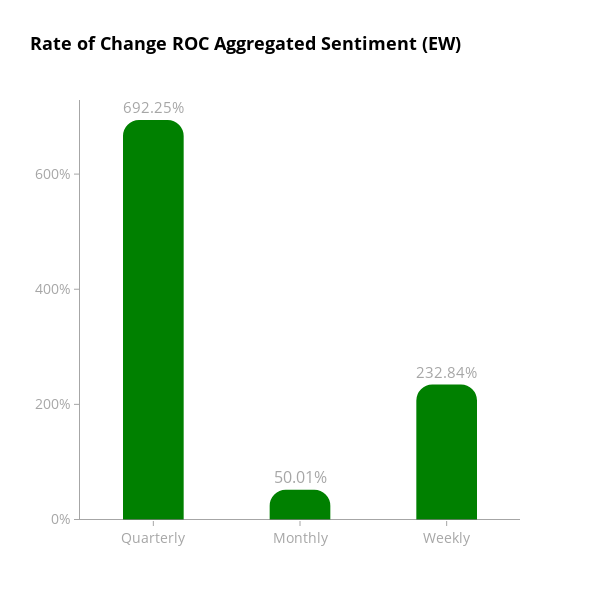
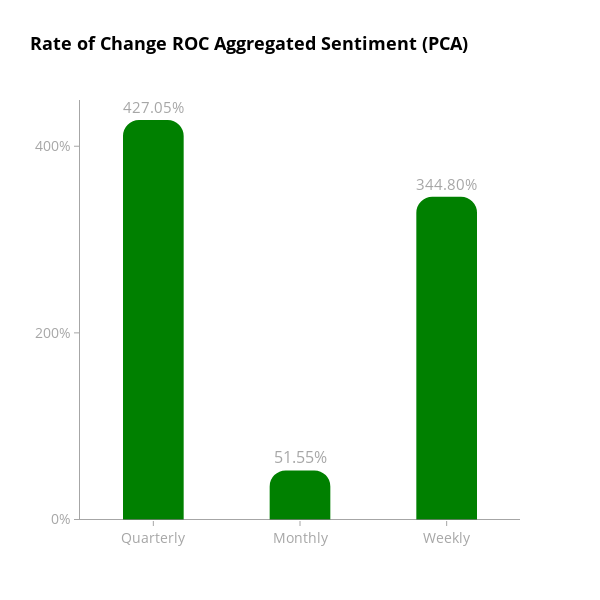

The notebook cell these images were saved under, in order:
### Code cell
# Call the function for aggregate indicator columns and save charts
create_bar_chart(merged_df, 'aggregate_indicator_equalweight', "ROC Aggregated Sentiment (EW)")
create_bar_chart(merged_df, 'aggregate_indicator_PCA', "ROC Aggregated Sentiment (PCA)")

### Figure 1 — Plotly figure (JSON) as saved in the notebook; plotly's stock layout.template omitted (floating-point values rounded to 4 significant figures)
{"data": [{"marker": {"color": ["green", "green", "green"], "cornerradius": 15, "line": {"color": ["green", "green", "green"], "width": 2}}, "text": ["692.25%", "50.01%", "232.84%"], "textfont": {"color": "rgba(128, 128, 128, 0.7)", "size": 16}, "textposition": "outside", "width": 0.4, "x": ["Quarterly", "Monthly", "Weekly"], "y": [692.2, 50.01, 232.8], "type": "bar"}], "layout": {"title": {"font": {"color": "black", "size": 18, "weight": "bold"}, "text": "Rate of Change ROC Aggregated Sentiment (EW)"}, "yaxis": {"title": {}, "ticksuffix": "%", "tickfont": {"color": "rgba(128, 128, 128, 0.7)", "size": 14}, "showgrid": false, "zeroline": false, "linecolor": "rgba(128, 128, 128, 0.7)", "showline": true, "ticks": "outside", "tickcolor": "rgba(128, 128, 128, 0.7)", "dtick": 200}, "font": {"color": "black", "size": 14}, "xaxis": {"title": {}, "tickfont": {"color": "rgba(128, 128, 128, 0.7)", "size": 14}, "showgrid": false, "zeroline": false, "showline": false, "ticks": "outside", "tickcolor": "rgba(128, 128, 128, 0.7)"}, "plot_bgcolor": "white", "paper_bgcolor": "white", "width": 600, "height": 600, "hovermode": "x unified", "bargap": 0.1, "shapes": [{"line": {"color": "rgba(128, 128, 128, 0.7)", "dash": "solid", "width": 1}, "type": "line", "x0": 0, "x1": 1, "xref": "x domain", "y0": 0, "y1": 0, "yref": "y"}]}}

### Figure 2 — Plotly figure (JSON) as saved in the notebook; plotly's stock layout.template omitted (floating-point values rounded to 4 significant figures)
{"data": [{"marker": {"color": ["green", "green", "green"], "cornerradius": 15, "line": {"color": ["green", "green", "green"], "width": 2}}, "text": ["427.05%", "51.55%", "344.80%"], "textfont": {"color": "rgba(128, 128, 128, 0.7)", "size": 16}, "textposition": "outside", "width": 0.4, "x": ["Quarterly", "Monthly", "Weekly"], "y": [427.1, 51.55, 344.8], "type": "bar"}], "layout": {"title": {"font": {"color": "black", "size": 18, "weight": "bold"}, "text": "Rate of Change ROC Aggregated Sentiment (PCA)"}, "yaxis": {"title": {}, "ticksuffix": "%", "tickfont": {"color": "rgba(128, 128, 128, 0.7)", "size": 14}, "showgrid": false, "zeroline": false, "linecolor": "rgba(128, 128, 128, 0.7)", "showline": true, "ticks": "outside", "tickcolor": "rgba(128, 128, 128, 0.7)", "dtick": 200}, "font": {"color": "black", "size": 14}, "xaxis": {"title": {}, "tickfont": {"color": "rgba(128, 128, 128, 0.7)", "size": 14}, "showgrid": false, "zeroline": false, "showline": false, "ticks": "outside", "tickcolor": "rgba(128, 128, 128, 0.7)"}, "plot_bgcolor": "white", "paper_bgcolor": "white", "width": 600, "height": 600, "hovermode": "x unified", "bargap": 0.1, "shapes": [{"line": {"color": "rgba(128, 128, 128, 0.7)", "dash": "solid", "width": 1}, "type": "line", "x0": 0, "x1": 1, "xref": "x domain", "y0": 0, "y1": 0, "yref": "y"}]}}
